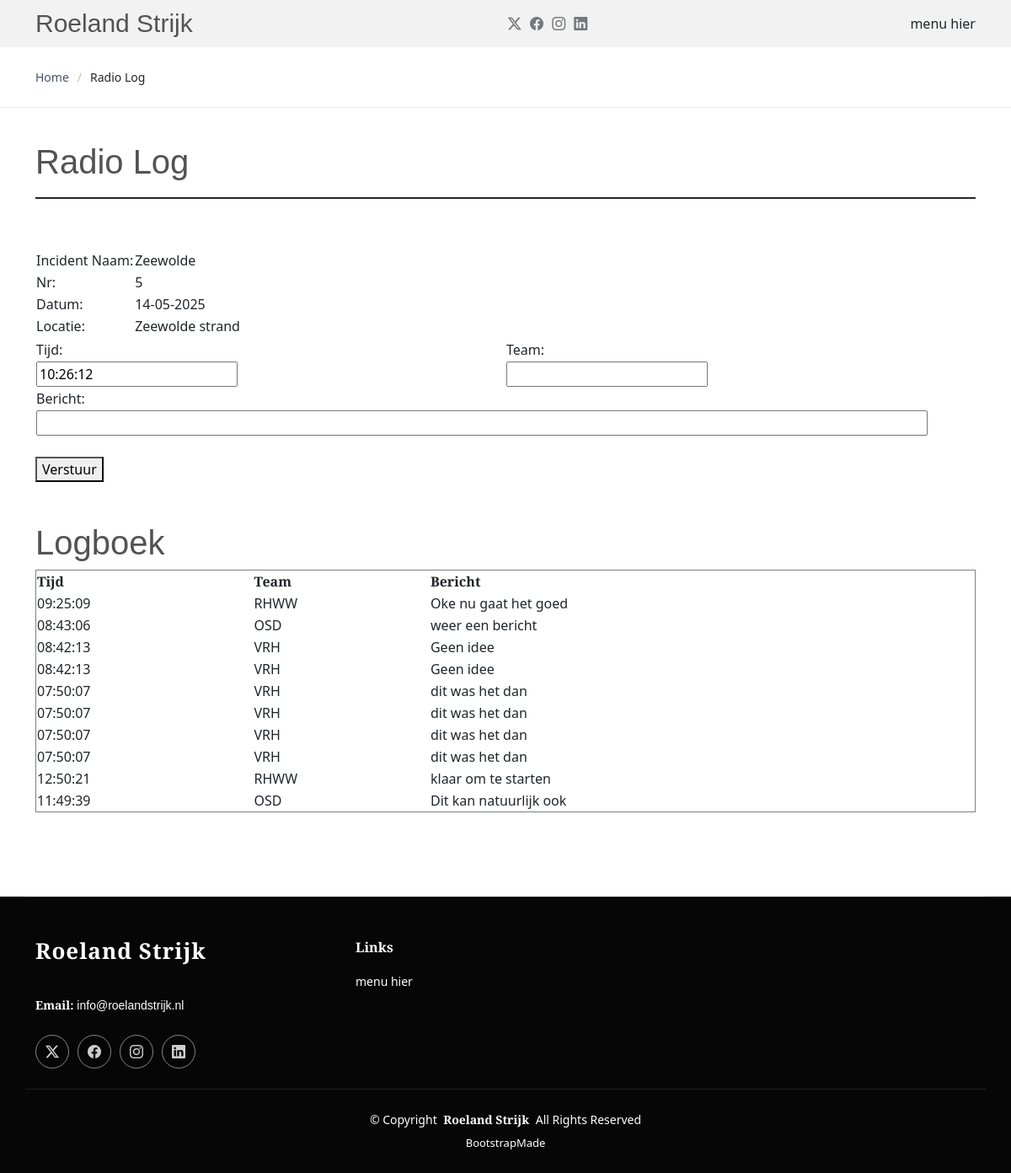
Before: /radiolog/logs with the older database file.
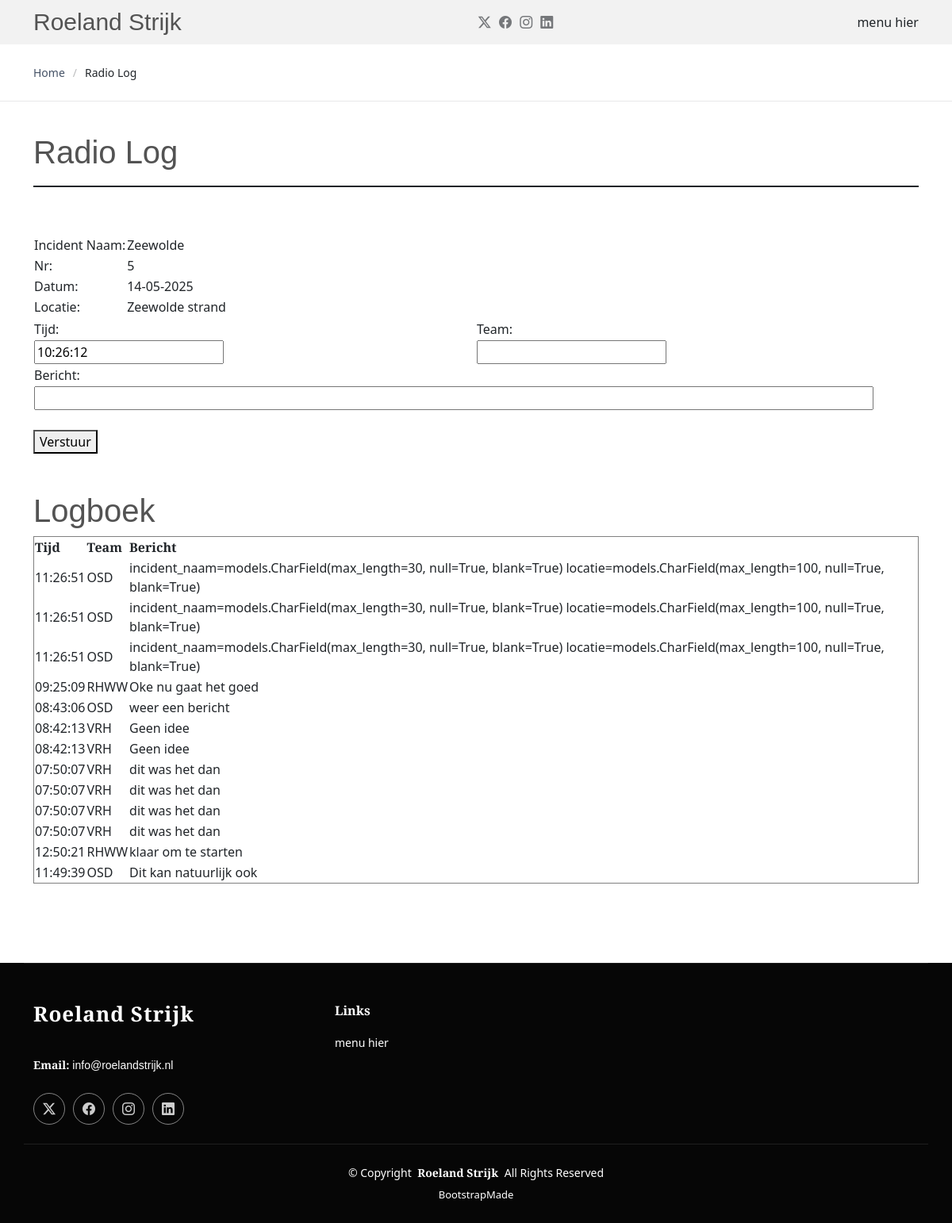
After: the same page with the newer database file.
### sarforms/models.py (models this page shows, shortened)
class Form133Next(models.Model):
    incident_nr=models.IntegerField(null=True, blank=True)
    incident_naam=models.CharField(max_length=30, null=True, blank=True)
    locatie=models.CharField(max_length=100, null=True, blank=True)
    datum=models.DateField(null=True, blank=True)
    tijd=models.CharField()
    team=models.CharField()
    bericht=models.CharField(max_length=100)

### sarforms/views.py (the view, shortened to what this page needs)
# urls.py: path('logs', views.radio_log_combined, name="form133next"),
def radio_log_combined(request):
    max_incident_nr = Form133.objects.aggregate(Max('incident_nr'))['incident_nr__max']
    logs = Form133Next.objects.filter(incident_nr=max_incident_nr).order_by('-datum', '-tijd')
    incident = Form133.objects.all()
    laatste = Form133.objects.last()
    context = {
        'form133next': logs,
        'form133': incident,
        'laatste': laatste,
    }
    return render(request, 'radio_log_combined.html', context)

### templates/radio_log_combined.html (shortened to what the changed rows need)
{% load static %}
<!DOCTYPE html>
<html lang="en">
<head>
  <link href="{% static 'assets/vendor/bootstrap/css/bootstrap.min.css' %}" rel="stylesheet">
  <link href="{% static 'assets/vendor/bootstrap-icons/bootstrap-icons.css' %}" rel="stylesheet">
  <link href="{% static 'assets/vendor/aos/aos.css' %}" rel="stylesheet">
  <link href="{% static 'assets/vendor/swiper/swiper-bundle.min.css' %}" rel="stylesheet">
  <link href="{% static 'assets/css/main.css' %}" rel="stylesheet">
</head>
<body class="index-page">
  <header id="header" class="header d-flex align-items-center sticky-top">
    <div class="container position-relative d-flex align-items-center justify-content-between">
      <a href="index.html" class="logo d-flex align-items-center me-auto me-xl-0">
        <h1 class="sitename">Roeland Strijk</h1>
      </a>
    </div>
  </header>
  <main class="main">
    <section id="starter-section" class="starter-section section">
      <div class="container section-title" data-aos="fade-up">
        <div class="section-title-container d-flex align-items-center justify-content-between">
          <h2>Radio Log</h2>
        </div>
      </div>
      <div class="container section-title" data-aos="fade-up">
 <br><br>
    <h2>Logboek</h2>
    <table border="1" width="100%">
        <tr align="left">
            <th>Tijd</th>
            <th>Team</th>
            <th>Bericht</th>
        </tr>
        {% for log in form133next%}
            <tr>
                <td>{{ log.tijd }}</td>
                <td>{{ log.team }}</td>
                <td>{{ log.bericht }}</td>
            </tr>
        {% endfor %}
    </table>
</div>
   </section>
  </main>
</body>
</html>

Changed rows visible on the page:
added Form133Next: tijd "11:26:51", team "OSD", bericht "incident_naam=models.CharField(max_length=30, null=True, blank=True) locatie=models.CharField(max_length=100, null=True, blank=True)"
added Form133Next: tijd "11:26:51", team "OSD", bericht "incident_naam=models.CharField(max_length=30, null=True, blank=True) locatie=models.CharField(max_length=100, null=True, blank=True)"
added Form133Next: tijd "11:26:51", team "OSD", bericht "incident_naam=models.CharField(max_length=30, null=True, blank=True) locatie=models.CharField(max_length=100, null=True, blank=True)"
